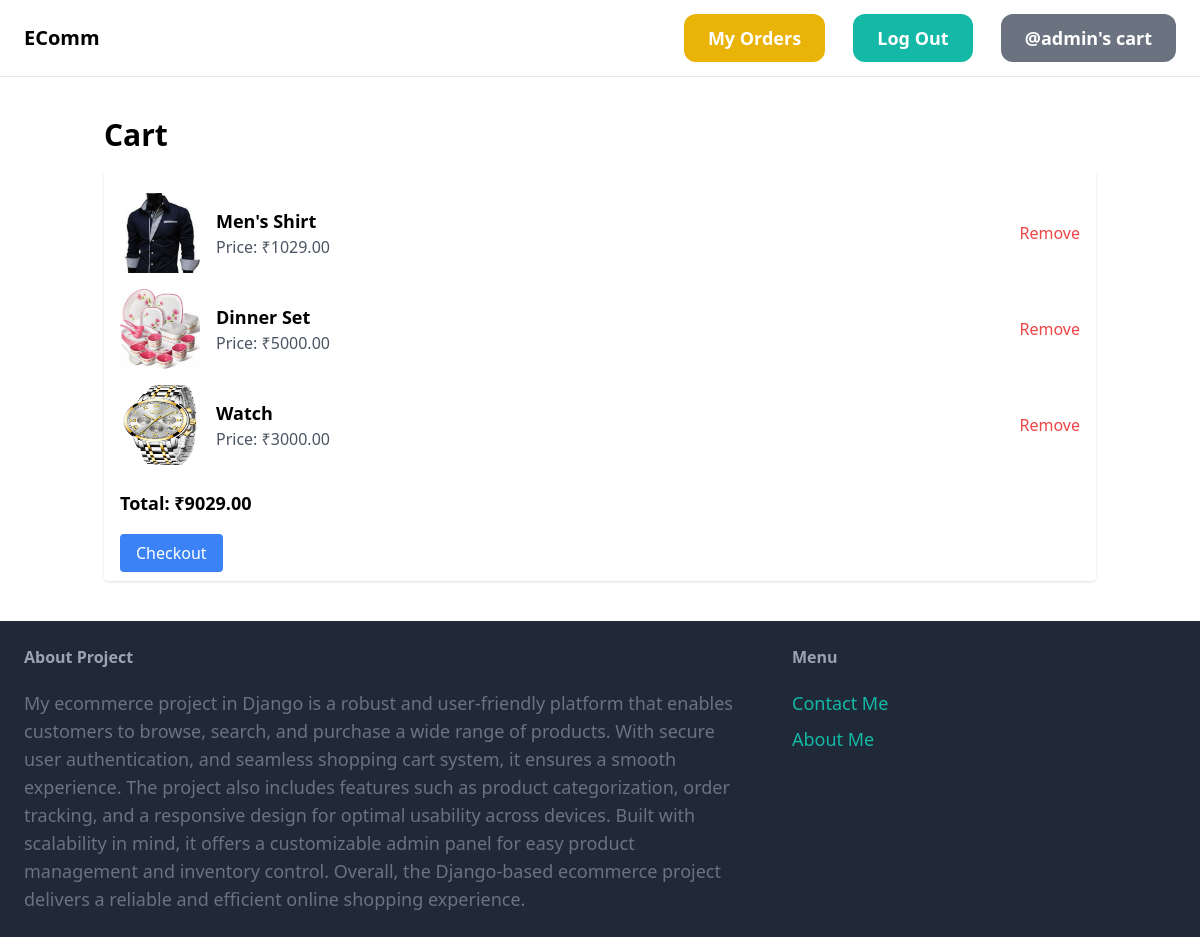
The app's page /cart/ (signed in) with its own data.
### store/models.py (models this page shows, shortened)
class Product(models.Model):
    name = models.CharField(max_length=100)
    description = models.TextField()
    price = models.DecimalField(max_digits=8, decimal_places=2)
    category = models.ForeignKey(Category, on_delete=models.CASCADE)
    img = models.ImageField(upload_to='products', null=True, blank=True)

### store/views.py (the view)
# urls.py: path('cart/', views.view_cart, name='view_cart'),
@login_required(login_url='store:login')
def view_cart(request):
    cart, created = Cart.objects.get_or_create(user=request.user)
    products = cart.products.all()
    total = 0
    for i in products:
        total += i.price
    return render(request, 'store/cart.html', {'products': products, 'total': total})

### store/templates/store/cart.html (shortened to what this page needs)
{% extends 'store/base.html'%}
{%block content%}
<div class="container mx-auto p-4">
  <h1 class="text-3xl font-bold mb-4">Cart</h1>
  {% if products %}
  <div class="bg-white p-4 shadow rounded">
    <ul class="divide-y divide-gray-200">
      {% for product in products %}
      <li class="flex items-center py-2">
        <div class="flex-shrink-0">
          <img class="w-20 h-20 rounded" src="{{product.img.url}}" alt="Product">
        </div>
        <div class="ml-4">
          <h2 class="text-lg font-semibold">{{ product.name }}</h2>
          <p class="text-gray-600">Price: ₹<span class="price">{{ product.price }}</span></p>
        </div>
        <a href="{%url 'store:remove_from_cart' product.id%}" class="ml-auto text-red-500 hover:text-red-600">
          Remove
        </a>
      </li>
    </ul>
    {% endfor %}
    <div class="mt-4">
      <p class="text-lg font-semibold">
        Total: ₹{{total}}
      </p>
      <br>
      <a href="{%url 'store:checkout'%}" class="mt-4 px-4 py-2 bg-blue-500 text-white rounded hover:bg-blue-600" role="button">
        Checkout
      </a>
    </div>
  </div>
  {% else %}
  <li class="empty-cart">Your cart is empty.</li>
  {% endif %}
</div>
{%endblock%}

### store/templates/store/base.html (shortened to what this page needs)
<!DOCTYPE html>
<html lang="en">
<head>
    <script src="https://cdn.tailwindcss.com"></script>
</head>
<body>
    <nav class="py-6 px-6 flex justify-between items-center border-b border-gray-200">
        <a href="/" class="text-xl font-semibold">EComm</a>
        <div class="space-x-6">
            {%if request.user.is_authenticated%}
            <a href="{%url 'store:track' %}" class="px-6 py-3 text-lg font-semibold bg-yellow-500 text-white rounded-xl hover:bg-yellow-700">My Orders</a>
            <a href="{%url 'store:logout' %}" class="px-6 py-3 text-lg font-semibold bg-teal-500 text-white rounded-xl hover:bg-teal-700">Log Out</a>
            <a href="{%url 'store:view_cart' %}" class="px-6 py-3 text-lg font-semibold bg-gray-500 text-white rounded-xl hover:bg-gray-700">@{{request.user.username}}'s cart</a>
            {%else%}
            <a href="{%url 'store:signup' %}" class="px-6 py-3 text-lg font-semibold bg-teal-500 text-white rounded-xl hover:bg-teal-700">Sign up</a>
            <a href="{%url 'store:login' %}" class="px-6 py-3 text-lg font-semibold bg-gray-500 text-white rounded-xl hover:bg-gray-700">LogIn</a>
            {%endif%}
        </div>
    </nav>
    <div class="px-6 py-6">
        {%block content%}
        {%endblock%}
    </div>
    <footer class="py-6 px-6 flex justify-between bg-gray-800">
        <div class="w-2/3 pr-10">
            <h3 class="mb-5 font-semibold text-gray-400">About Project</h3>
            <p class="text-lg text-gray-500">My ecommerce project in Django is a robust and user-friendly platform that enables customers to browse, search, and purchase a wide range of products. With secure user authentication, and seamless shopping cart system, it ensures a smooth experience. The project also includes features such as product categorization, order tracking, and a responsive design for optimal usability across devices. Built with scalability in mind, it offers a customizable admin panel for easy product management and inventory control. Overall, the Django-based ecommerce project delivers a reliable and efficient online shopping experience.</p>
        </div>
        <div class="w-1/3">
            <h3 class="mb-5 font-semibold text-gray-400">Menu</h3>
            <ul class="space-y-2">
                <li><a href="{%url 'store:contact' %}" class="text-lg text-teal-500 hover:text-teal-700">Contact Me</a></li>
                <li><a href="{%url 'store:about' %}" class="text-lg text-teal-500 hover:text-teal-700">About Me</a></li>
            </ul>
        </div>
    </footer>
</body>
</html>

### records on screen
Product: img (picture), name "Men's Shirt", price "1029.00"
Product: img (picture), name "Dinner Set", price "5000.00"
Product: img (picture), name "Watch", price "3000.00"

### other values on screen
{{ request.user.username }} "admin"
{{ total }} "9029.00"
